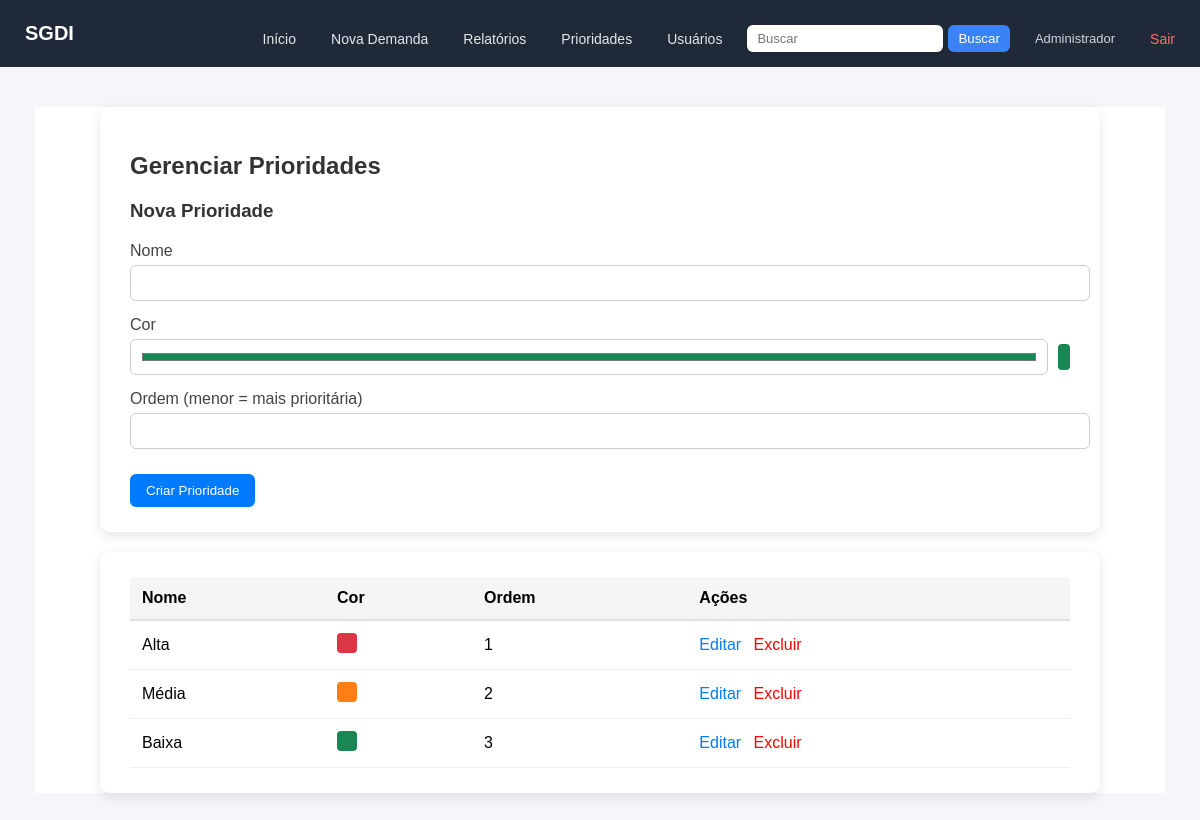
/prioridades (signed in), run on the app's committed database.
### tables this page shows
CREATE TABLE prioridades (
    id INTEGER PRIMARY KEY AUTOINCREMENT,
    nome TEXT NOT NULL UNIQUE,
    cor TEXT NOT NULL,
    nivel INTEGER NOT NULL UNIQUE,
    data_criacao TEXT NOT NULL
);

### app.py (the view)
@app.route('/prioridades')
@admin_required
def prioridades():
    conn = get_db()
    lista = carregar_prioridades(conn)
    conn.close()
    return render_template('prioridades.html', prioridades=lista)

### app.py (called while the page is built)
def get_db():
    conn = sqlite3.connect(DATABASE)
    conn.row_factory = sqlite3.Row
    conn.create_function("UNACCENT", 1, lambda x: unidecode(x) if x else "")
    return conn

def admin_required(f):
    @wraps(f)
    def decorated(*args, **kwargs):
        if 'usuario_id' not in session:
            flash('Faça login para continuar.')
            return redirect(url_for('login'))
        if session.get('usuario_tipo') != 'admin':
            flash('Acesso restrito a administradores.')
            return redirect(url_for('index'))
        return f(*args, **kwargs)
    return decorated

def carregar_prioridades(conn):
    return conn.execute('SELECT * FROM prioridades ORDER BY nivel ASC, data_criacao ASC').fetchall()

### templates/prioridades.html (shortened to what this page needs)
{% extends "base.html" %}
{% block content %}
<div class="demanda-form-wrapper">
    <div class="demanda-card">
        <h2>Gerenciar Prioridades</h2>
        <h3>Nova Prioridade</h3>
        <form method="POST" action="/prioridades/nova">
            <div class="demanda-form-group">
                <label>Nome</label>
                <input type="text" name="nome" required>
            </div>
            <div class="demanda-form-group">
                <label>Cor</label>
                <div style="display:flex; align-items:center;">
                    <input type="color" name="cor" value="#198754" required>
                    <span class="prioridade-preview" id="previewCor"></span>
                </div>
            </div>
            <div class="demanda-form-group">
                <label>Ordem (menor = mais prioritária)</label>
                <input type="number" name="nivel" min="1" required>
            </div>
            <button type="submit" class="demanda-btn demanda-btn-primary">
                Criar Prioridade
            </button>
        </form>
    </div>
    <div class="demanda-card">
        <table class="demanda-table">
            <thead>
                <tr>
                    <th>Nome</th>
                    <th>Cor</th>
                    <th>Ordem</th>
                    <th>Ações</th>
                </tr>
            </thead>
            <tbody>
                {% for prioridade in prioridades %}
                <tr>
                    <td>{{ prioridade['nome'] }}</td>
                    <td>
                        <span class="prioridade-tag prioridade-tag-prioridades"
                              data-priority-color="{{ prioridade['cor'] }}">
                        </span>
                    </td>
                    <td>{{ prioridade['nivel'] }}</td>
                    <td class="demanda-actions">
                        <a href="/prioridades/editar/{{ prioridade['id'] }}">Editar</a>
                        <a href="/prioridades/excluir/{{ prioridade['id'] }}" class="excluir">Excluir</a>
                    </td>
                </tr>
                {% endfor %}
            </tbody>
        </table>
    </div>
</div>
{% endblock %}

### static/style.css (style rules this page uses)
body { font-family: Arial, sans-serif; background-color: #f5f5f5; padding: 0; margin: 0; min-height: 100vh; padding-bottom: 70px; box-sizing: border-box; }
button { background-color: #4CAF50; color: white; padding: 10px 20px; border: none; cursor: pointer; }
table { border-collapse: collapse; }
th { text-align: left; padding: 12px; }
td { padding: 12px; }
table a { text-decoration: none; }
form div { margin-bottom: 10px; }
input[type="text"], textarea { padding: 8px; border: 1px solid #ddd; }
select, input[type="number"] { padding: 8px; border: 1px solid #ddd; }
input[type="color"] { width: 56px; height: 36px; padding: 2px; border: 1px solid #ddd; background: #fff; cursor: pointer; }
.prioridade-tag { color: #fff; font-weight: bold; padding: 4px 10px; border-radius: 12px; display: inline-block; }
.prioridade-tag-prioridades { width: 28px; height: 28px; padding: 0; border-radius: 8px; }

### templates/base.html (style rules this page uses)
body { margin: 0; font-family: Arial, Helvetica, sans-serif; background-color: #f4f6f9; }

### templates/prioridades.html (style rules this page uses)
.demanda-form-wrapper { max-width: 1000px; margin: 40px auto; }
.demanda-card { background: #ffffff; padding: 25px 30px; border-radius: 10px; box-shadow: 0 4px 12px rgba(0,0,0,0.1); margin-bottom: 20px; }
.demanda-card h2, .demanda-card h3 { margin-bottom: 20px; font-weight: 600; color: #333; }
.demanda-form-group { margin-bottom: 15px; }
.demanda-card label { display: block; font-weight: 500; margin-bottom: 5px; color: #444; }
.demanda-card input { width: 100%; padding: 9px; border-radius: 6px; border: 1px solid #ccc; font-size: 14px; }
.demanda-btn { margin-top: 10px; padding: 9px 16px; border-radius: 6px; border: none; cursor: pointer; font-weight: 500; }
.demanda-btn-primary { background-color: #007bff; color: white; }
.demanda-table { width: 100%; border-collapse: collapse; }
.demanda-table thead { background-color: #f5f5f5; }
.demanda-table th { text-align: left; padding: 12px; font-weight: 600; border-bottom: 2px solid #e0e0e0; }
.demanda-table td { padding: 12px; border-bottom: 1px solid #eee; }
.demanda-actions a { text-decoration: none; margin-right: 8px; font-weight: 500; color: #007bff; }
.demanda-actions a.excluir { color: red; }
.prioridade-tag-prioridades { display: inline-block; width: 20px; height: 20px; border-radius: 4px; }
.prioridade-preview { display: inline-block; width: 12px; height: 26px; border-radius: 4px; margin-left: 10px; vertical-align: middle; }

### data on the page
prioridades: nome "Alta", nivel "1"
prioridades: nome "Média", nivel "2"
prioridades: nome "Baixa", nivel "3"

### other printed values
{{ session.get('usuario_nome', '') }} "Administrador"
